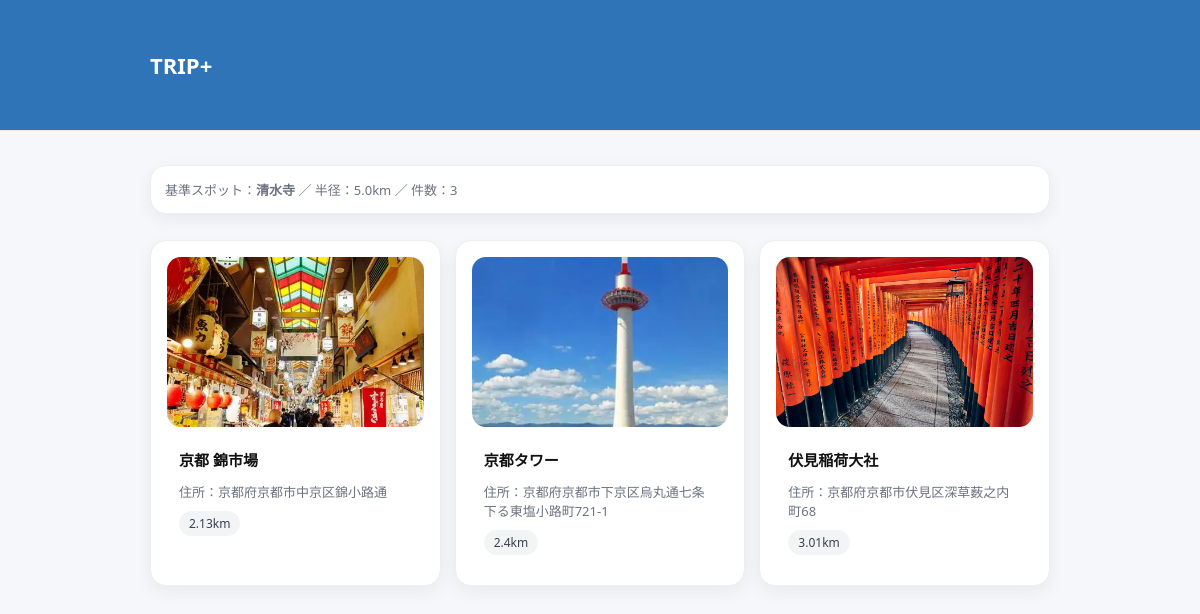
Screenshot of /spots/1/near/ with the database file from the repository.
### spots/models.py (models this page shows, shortened)
class Spot(models.Model):
    created_by = models.ForeignKey(
        settings.AUTH_USER_MODEL,
        on_delete=models.CASCADE,
        related_name="spots",
        null=True, blank=True,
    )
    BUSINESS_DAY_CHOICES = [
        ("mon", "月曜"),
        ("tue", "火曜"),
        ("wed", "水曜"),
        ("thu", "木曜"),
        ("fri", "金曜"),
        ("sat", "土曜"),
        ("sun", "日曜"),
        ("holiday", "年中無休"),
        ("irregular", "不定休"),
    ]
    PARKING_CHOICES = [
        ("有", "有"),
        ("無", "無"),
        ("不明", "不明"),
        ("注意", "注意（公式HP参照）"),
    ]
    parking = models.CharField("駐車場", max_length=20, choices=PARKING_CHOICES, blank=True)
    name = models.CharField(max_length=100)
    address = models.CharField(max_length=255, blank=True)
    image = models.ImageField(upload_to="spots/", blank=True, null=True)
    website = models.URLField("参考サイト", blank=True)
    phone = models.CharField("電話番号", max_length=30, blank=True)
    business_days = models.JSONField(default=list, blank=True, null=True)
    open_time = models.TimeField(null=True, blank=True)
    close_time = models.TimeField(null=True, blank=True)
    access = models.CharField(max_length=200, blank=True)
    language = models.CharField("ワード", max_length=30, blank=True)
    mood = models.CharField(max_length=30, blank=True)
    purpose = models.CharField(max_length=30, blank=True)
    time_axis = models.CharField("時間軸", max_length=50, blank=True)
    created_at = models.DateTimeField(auto_now_add=True)
    description = models.TextField(blank=True)
    latitude = models.DecimalField(max_digits=9, decimal_places=6, null=True, blank=True)
    longitude = models.DecimalField(max_digits=9, decimal_places=6, null=True, blank=True)

### spots/views.py (the view)
# urls.py: path("<int:pk>/near/", views.near_list, name="near_list"),
def near_list(request, pk):
    center = get_object_or_404(Spot, pk=pk)
    time_map = {"10": 1.0, "30": 3.0, "60": 7.0}
    radius_km = time_map.get(request.GET.get("time") or "", 5.0)
    q = (request.GET.get("q") or "").strip()
    qs = Spot.objects.exclude(pk=center.pk)
    if q:
        qs = qs.filter(
            Q(name__icontains=q) |
            Q(description__icontains=q) |
            Q(address__icontains=q)
        )
    results = []
    if center.latitude is not None and center.longitude is not None:
        for s in qs:
            if s.latitude is None or s.longitude is None:
                continue
            d = haversine_km(
                float(center.latitude), float(center.longitude),
                float(s.latitude), float(s.longitude)
            )
            if d <= radius_km:
                s.distance_km = round(d, 2)
                results.append(s)
    results.sort(key=lambda x: x.distance_km)
    context = {
        "center": center,
        "spots": results,
        "radius_km": radius_km,
        "q": q,
    }
    return render(request, "spots/near_list.html", context)

### spots/views.py (called while the page is built)
def haversine_km(lat1, lon1, lat2, lon2):
    R = 6371.0
    phi1 = math.radians(lat1)
    phi2 = math.radians(lat2)
    dphi = math.radians(lat2 - lat1)
    dlambda = math.radians(lon2 - lon1)
    a = (math.sin(dphi / 2) ** 2
         + math.cos(phi1) * math.cos(phi2) * math.sin(dlambda / 2) ** 2)
    return 2 * R * math.asin(math.sqrt(a))

### spots/templates/spots/near_list.html (shortened to what this page needs)
{% extends "base.html" %}
{% load static %}
{% block content %}
<div class="wrap">
  <div class="card" style="padding:14px; margin-top:14px;">
    <div class="muted">
      基準スポット：<strong>{{ center.name }}</strong> ／ 半径：{{ radius_km }}km ／ 件数：{{ spots|length }}
    </div>
  </div>
  <div class="grid">
    {% for s in spots %}
      <div class="card">
        <a href="{% url 'spots:spot_detail' s.pk %}">
          {% if s.image %}
            <img class="thumb" src="{{ s.image.url }}" alt="{{ s.name }}">
          {% else %}
            <img class="thumb" src="{% static 'accounts/sample_spot.jpg' %}" alt="no image">
          {% endif %}
        </a>
        <div class="body">
          <div class="row">
            <a class="title" href="{% url 'spots:spot_detail' s.pk %}">{{ s.name }}</a>
          </div>
          <div class="row" style="margin-top:6px;">
            <div class="muted">住所：{{ s.address }}</div>
            <span class="pill">{{ s.distance_km }}km</span>
          </div>
        </div>
      </div>
    {% endfor %}
  </div>
</div>
{% endblock %}

### accounts/static/accounts/style.css (style rules this page uses)
:root { --brand:#1f6feb; --brand-dark:#1656b8; --bg:#f6f7fb; --text:#111; --card:#fff; --border:#e7e7e7; }
html, body { margin: 0; padding: 0; }
body { background: var(--bg); color: var(--text); font-family: Arial, Helvetica, sans-serif; }
.title { font-size:20px; font-weight:900; color:#fff; }
.card { background:#fff; border:1px solid #eee; border-radius:16px; padding:16px; box-shadow:0 6px 18px rgba(0,0,0,.06); }
.thumb { width:100%; height:320px; object-fit:cover; border-radius:12px; display:block; }

### accounts/templates/base.html (style rules this page uses)
body { font-family:system-ui,-apple-system,"Segoe UI",sans-serif;margin:0;background:#f6f7fb;color:#111; }
.title { font-size:20px;font-weight:800; }
.wrap { max-width:900px;margin:0 auto; }
.card { background:#fff;border:1px solid #eee;border-radius:16px;padding:16px;box-shadow:0 6px 18px rgba(0,0,0,.06);margin:12px 0; }
.row { display:flex;gap:10px;align-items:center;justify-content:space-between;flex-wrap:wrap; }
.title { font-weight:900; }
.thumb { width:100%;height:180px;object-fit:cover;border-radius:14px;margin-bottom:10px; }
.muted { color:#6b7280;font-size:13px; }

### spots/templates/spots/near_list.html (style rules this page uses)
.wrap { max-width:980px;margin:0 auto; }
.grid { display:grid; grid-template-columns:repeat(3, minmax(0, 1fr)); gap:14px; margin-top:14px; }
.card { background:#fff;border:1px solid #eee;border-radius:16px; box-shadow:0 6px 18px rgba(0,0,0,.06); overflow:hidden; }
.thumb { width:100%; height:170px; object-fit:cover; display:block; background:#f3f4f6; }
.body { padding:12px 12px 14px; }
.title { font-weight:900; font-size:15px; margin:0 0 6px; color:#111; text-decoration:none; display:inline-block; }
.muted { color:#6b7280;font-size:13px; }
.row { display:flex;justify-content:space-between;align-items:center;gap:10px; }
.pill { display:inline-block; font-size:12px; padding:4px 10px; border-radius:999px; background:#f3f4f6; color:#374151; }

### rows the page displays
Spot: name "清水寺"
Spot: image (picture), name "京都 錦市場", address "京都府京都市中京区錦小路通", distance_km "2.13"
Spot: image (picture), name "京都タワー", address "京都府京都市下京区烏丸通七条下る東塩小路町721-1", distance_km "2.4"
Spot: image (picture), name "伏見稲荷大社", address "京都府京都市伏見区深草薮之内町68", distance_km "3.01"

### other values shown
{{ radius_km }} "5.0"
{{ spots|length }} "3"
